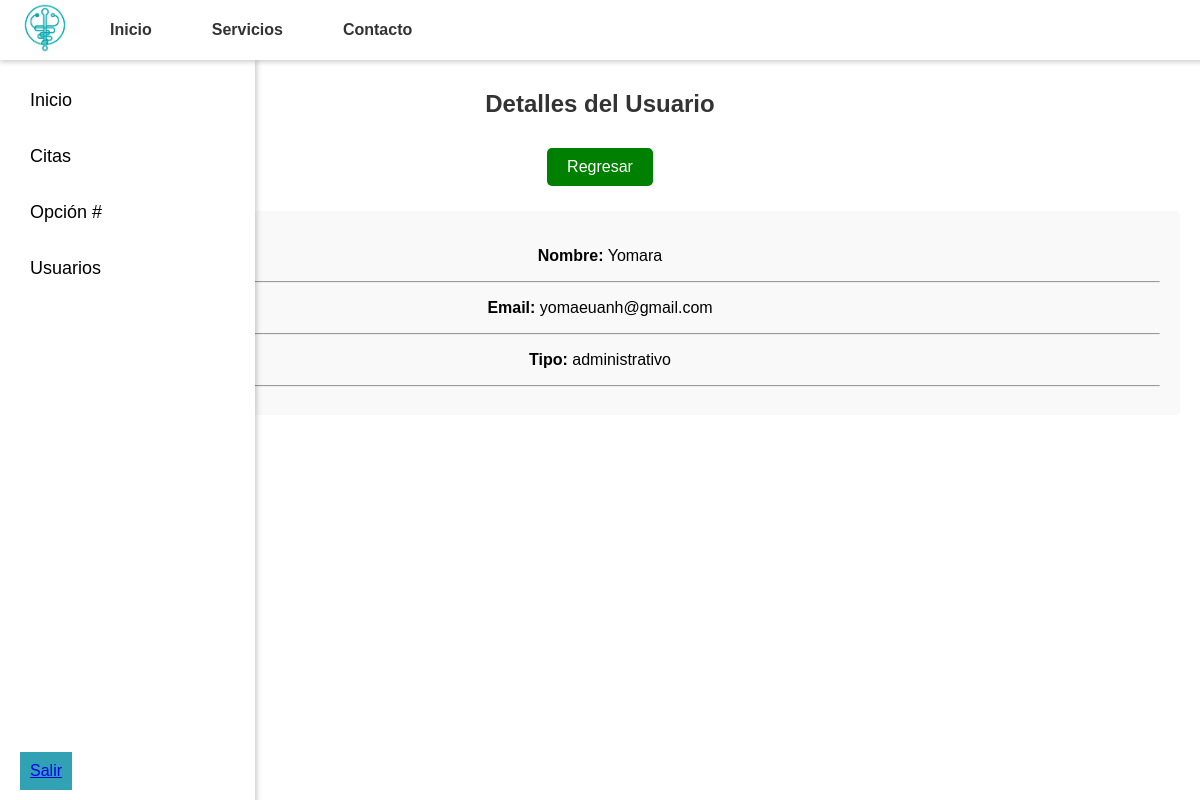
Screenshot of /ver_usuarios.php?id_usuario=13 (signed in) with the database file from the repository.
### tables this page shows
CREATE TABLE `usuarios` (
  `id_usuario` int(11) NOT NULL,
  `nombre` varchar(100) NOT NULL,
  `correo` varchar(100) NOT NULL,
  `contraseña` varchar(255) NOT NULL,
  `tipo` enum('administrativo','medico','paciente') NOT NULL
);

### ver_usuarios.php (the view, shortened to what this page needs)
<?php
require "conexion.php";
$id_usuario = $_GET['id_usuario'];
$sql = "SELECT * FROM usuarios WHERE id_usuario = '$id_usuario'";
$resultado = mysqli_query($conectar, $sql);
if ($resultado) {
    $fila = mysqli_fetch_assoc($resultado);
} else {
    echo '<script>
    alert("Error al obtener los datos del usuario.");
    location.href = "usuarios.php"; // Redirige si hay un error en la consulta
    </script>';
    exit();
}
?>
<!DOCTYPE html>
<html lang="es">
<head>
    <link rel="stylesheet" href="css/usuarios.css">
</head>
<body>
 <?php include "header.php"; ?>
 <?php include "barra_lateral.php"; ?>
    <div class="container">
        <div class="body">
            <h2>Detalles del Usuario</h2>
            <a href="ver_usuarios.php" class="btn btn-verde">Regresar</a>
            <div class="user-details">
                <p><strong>Nombre:</strong> <?php echo $fila['nombre']?></p> <hr>
                <p><strong>Email:</strong> <?php echo $fila['correo']; ?></p> <hr>
                <p><strong>Tipo:</strong> <?php echo $fila['tipo']; ?></p> <hr>
            </div>
        </div>
    </div>
</body>
</html>

### css/usuarios.css (style rules this page uses)
body { font-family: Arial, Helvetica, sans-serif; background-color: #ffffff; margin: 0; padding: 0; height: 100vh; display: flex; flex-direction: column; }
.body { flex: 1; padding: 20px; overflow-y: auto; text-align: center; margin-top: 50px; }
.body h2 { margin-bottom: 20px; font-size: 24px; color: #333; }
.user-details { background-color: #f9f9f9; padding: 20px; border-radius: 5px; margin-top: 25px; }
.btn-verde { background-color: green; color: white; padding: 10px 20px; text-decoration: none; border-radius: 5px; display: inline-block; margin-top: 10px; }

### rows the page displays
usuarios: nombre "Yomara", correo "yomaeuanh@gmail.com", tipo "administrativo"
